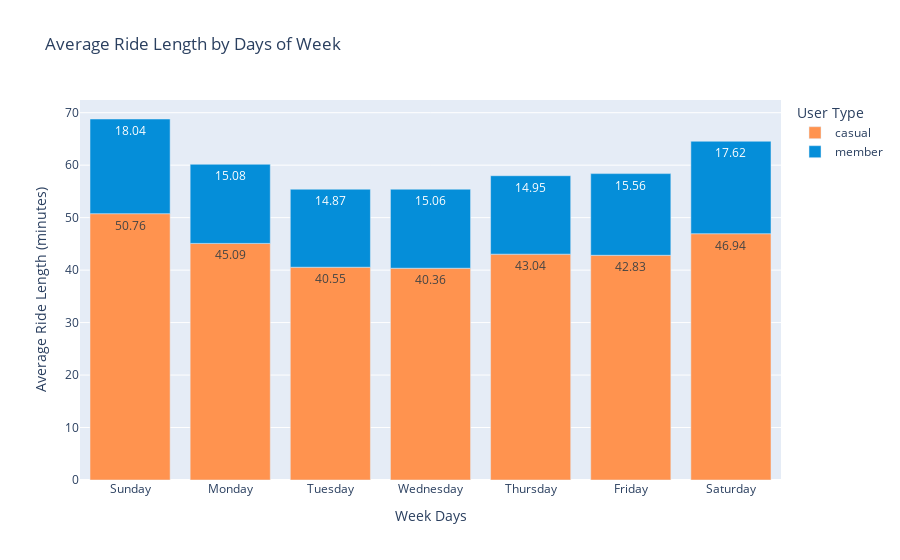

Notebook code for this chart:
### Code cell
fig7 = round(df.groupby(['week_day', 'member_casual'], as_index=False)['ride_length'].mean(), 2)

fig = px.bar(fig7, x='week_day', y='ride_length',
        color='member_casual',
        text='ride_length', 
        title='Average Ride Length by Days of Week',
        labels={'ride_length': 'Average Ride Length (minutes)', 'member_casual': 'User Type', 'week_day': 'Week Days'},
        hover_name='member_casual', hover_data={'member_casual': False, 'ride_length': True}, 
        color_discrete_map={'casual': '#FF934F', 'member': '#058ED9'})

fig.show()

### Figure 1 — Plotly figure (JSON) as saved in the notebook; plotly's stock layout.template omitted (floating-point values rounded to 4 significant figures)
{"data": [{"alignmentgroup": "True", "customdata": [["casual"], ["casual"], ["casual"], ["casual"], ["casual"], ["casual"], ["casual"]], "hovertemplate": "<b>%{hovertext}</b><br><br>Week Days=%{x}<br>Average Ride Length (minutes)=%{text}<extra></extra>", "hovertext": ["casual", "casual", "casual", "casual", "casual", "casual", "casual"], "legendgroup": "casual", "marker": {"color": "#FF934F", "pattern": {"shape": ""}}, "name": "casual", "offsetgroup": "casual", "orientation": "v", "showlegend": true, "text": [50.76, 45.09, 40.55, 40.36, 43.04, 42.83, 46.94], "textposition": "auto", "type": "bar", "x": ["Sunday", "Monday", "Tuesday", "Wednesday", "Thursday", "Friday", "Saturday"], "xaxis": "x", "y": [50.76, 45.09, 40.55, 40.36, 43.04, 42.83, 46.94], "yaxis": "y"}, {"alignmentgroup": "True", "customdata": [["member"], ["member"], ["member"], ["member"], ["member"], ["member"], ["member"]], "hovertemplate": "<b>%{hovertext}</b><br><br>Week Days=%{x}<br>Average Ride Length (minutes)=%{text}<extra></extra>", "hovertext": ["member", "member", "member", "member", "member", "member", "member"], "legendgroup": "member", "marker": {"color": "#058ED9", "pattern": {"shape": ""}}, "name": "member", "offsetgroup": "member", "orientation": "v", "showlegend": true, "text": [18.04, 15.08, 14.87, 15.06, 14.95, 15.56, 17.62], "textposition": "auto", "type": "bar", "x": ["Sunday", "Monday", "Tuesday", "Wednesday", "Thursday", "Friday", "Saturday"], "xaxis": "x", "y": [18.04, 15.08, 14.87, 15.06, 14.95, 15.56, 17.62], "yaxis": "y"}], "layout": {"barmode": "relative", "legend": {"title": {"text": "User Type"}, "tracegroupgap": 0}, "title": {"text": "Average Ride Length by Days of Week"}, "xaxis": {"anchor": "y", "domain": [0, 1], "title": {"text": "Week Days"}}, "yaxis": {"anchor": "x", "domain": [0, 1], "title": {"text": "Average Ride Length (minutes)"}}}}
